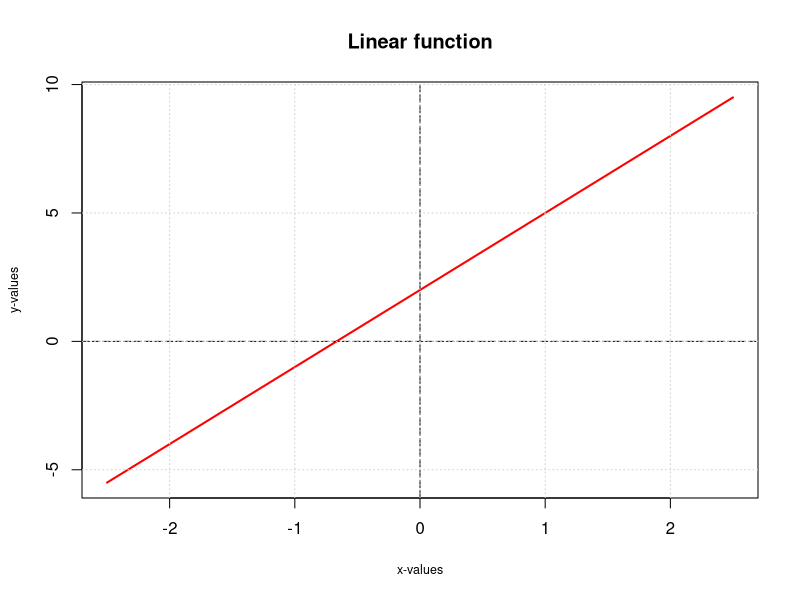
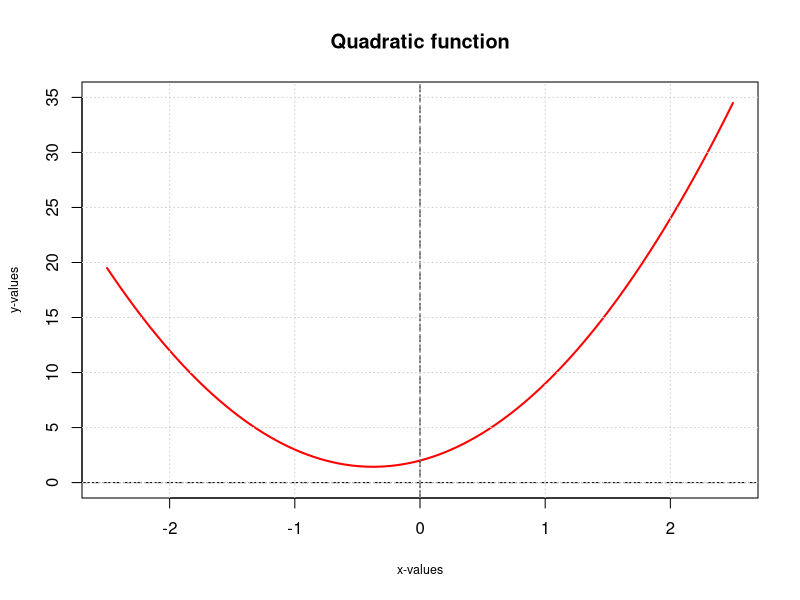
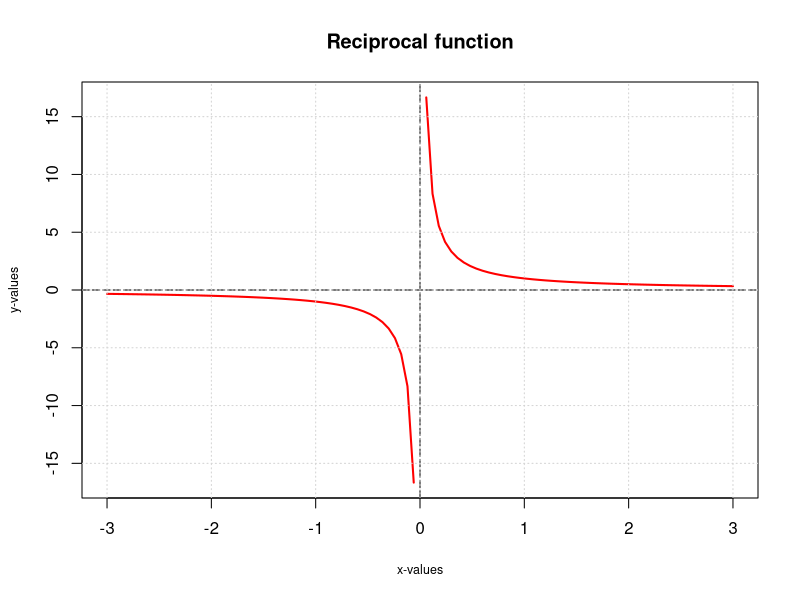
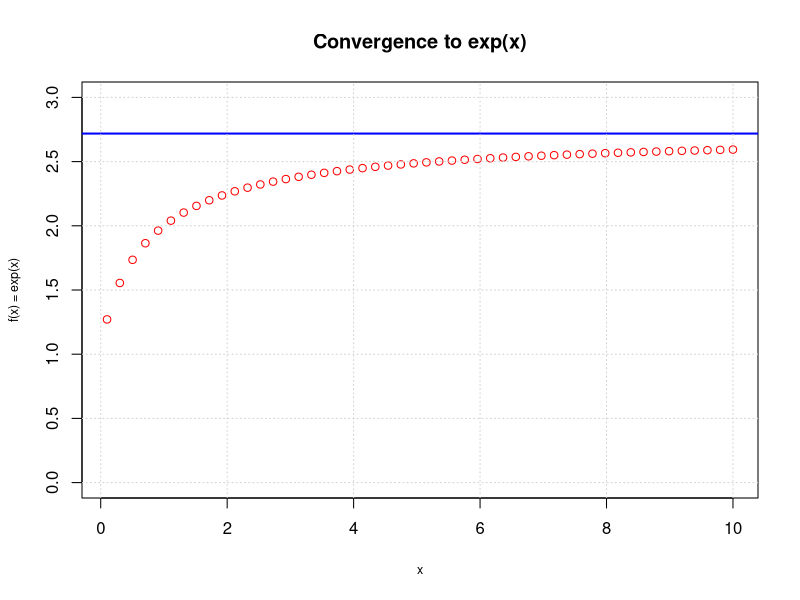
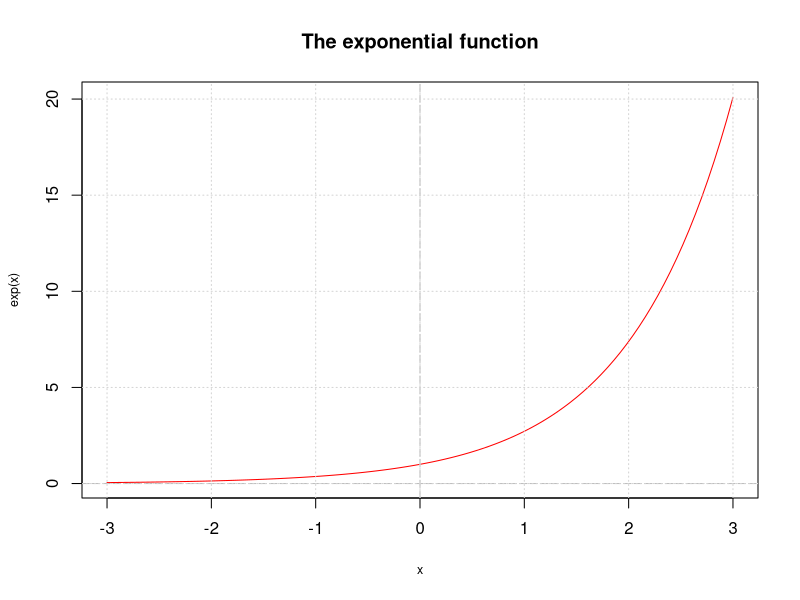
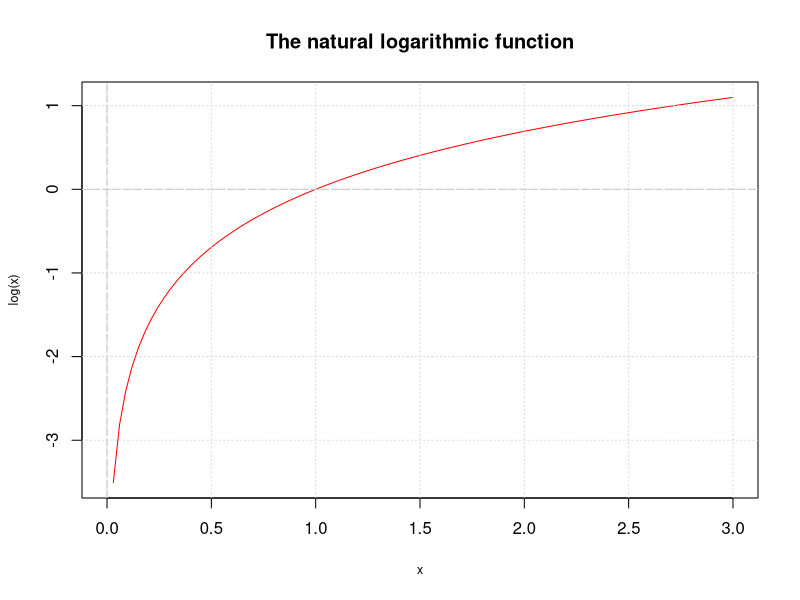
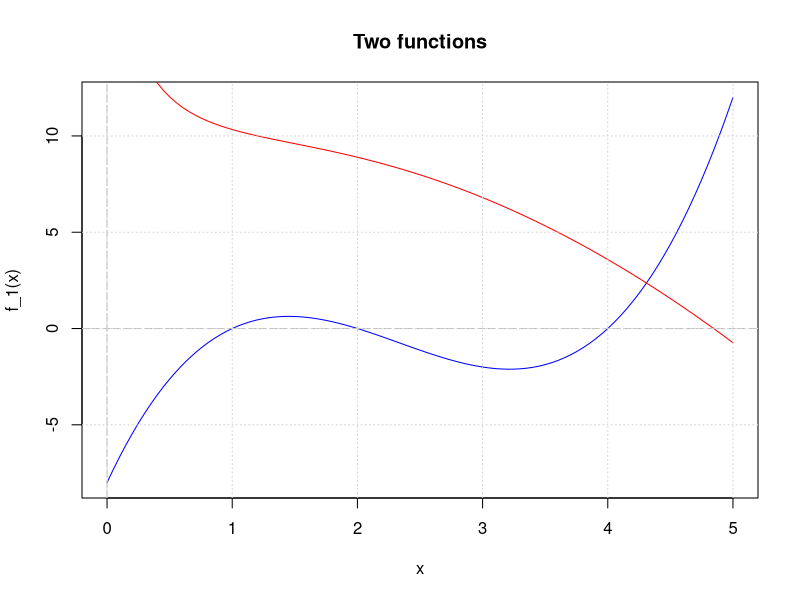

Recreate these plots in R, in order. (Note: this script raises an error after producing the figures.)
#Functions and graphs from chapter 1
#Fig.I.1.1 - linear funcion
f_x <- function(x){
  3 * x + 2
}
curve(f_x, -2.5, 2.5, 
     col = "red", 
     type = "l", 
     lwd = 2, 
     main = "Linear function", 
     xlab = "x-values", ylab = "y-values", cex.lab = 0.75)
abline(h = 0, v = 0, lty = 5, col = "black")
grid()

#Fig.I.1.2 - quadratic funcion
f_x <- function(x){
  4 * x ^ 2 + 3 * x + 2
}
curve(f_x, -2.5, 2.5,
     col = "red", 
     type = "l", 
     lwd = 2, 
     main = "Quadratic function", 
     xlab = "x-values", ylab = "y-values", cex.lab = 0.75,
     ylim = c(0, 35))
abline(h = 0, v = 0, lty = 5, col = "black")
grid()

#Fig.I.1.3 - reciprocal function
f_x <- function(x){
  1 / x
}
curve(f_x, -3, 3,
      col = "red", 
      type = "l", 
      lwd = 2, 
      main = "Reciprocal function", 
      xlab = "x-values", ylab = "y-values", cex.lab = 0.75)
abline(h = 0, v = 0, lty = 5, col = "black")
grid()

#Convergence to e
x <- seq(0.1, 10, len = 50)
conv.exp <- function(x){
  (1 + 1 / x) ^ x
}
plot(x, conv.exp(x), type = "p", col = "red", 
     main = "Convergence to exp(x)",
     xlab = "x", ylab = "f(x) = exp(x)",
     ylim = c(0, 3),
     cex.lab = 0.75
     )
abline(h = exp(1), col = "blue", lwd = 2)
grid()

#Fig.I.1.5 - The exponential function
curve(exp, -3, 3,
      main = "The exponential function",
      cex.lab = 0.75, col = "red")
abline(h = 0, v = 0, col = "grey", lty = 5)
grid()

#Fig.I.1.6 - The natural logarithm
curve(log, 0, 3,
      main = "The natural logarithmic function",
      cex.lab = 0.75, col = "red")
abline(h = 0, v = 0, col = "grey", lty = 5)
grid()

#Fig.I.1.8 - Two functions
f_1 <- function(x) {
  x^3 - 7*x^2 + 14*x - 8
}
f_2 <- function(x) {
  10 - 0.5*(x^2) + sqrt(log(1+x^2)) - 4*log(x)/exp(x)
}
curve(f_1, 0, 5, col = "blue", main = "Two functions")
curve(f_2, 0, 5, col = "red", add = TRUE)
abline(h = 0, v = 0, lty = 5, col = "grey")
grid()
legend(names = c("Function(a)","Function(b)"))
